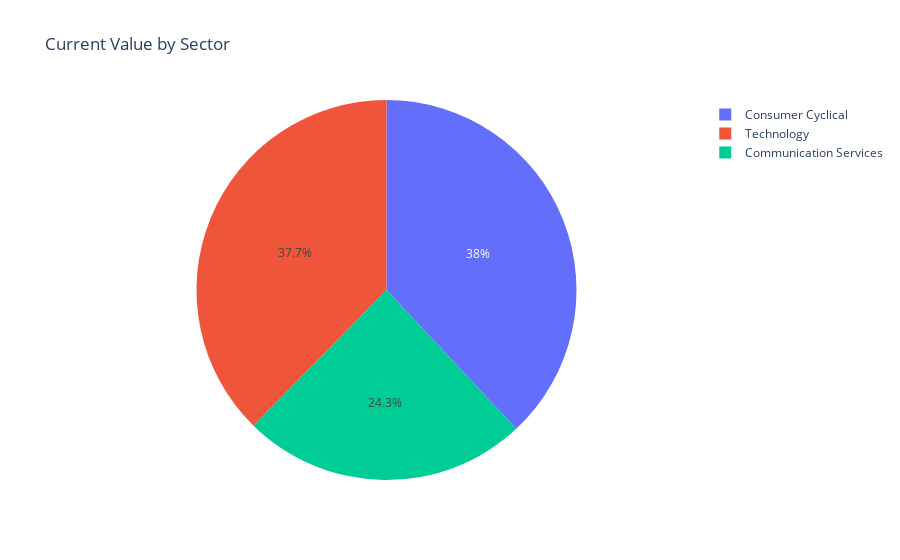

Notebook code cell kept with this figure:
### Code cell
sector_value_pie(sector_holdings)

### Figure 1 — Plotly figure (JSON) as saved in the notebook; plotly's stock layout.template omitted (floating-point values rounded to 4 significant figures)
{"data": [{"domain": {"x": [0, 1], "y": [0, 1]}, "hovertemplate": "Sector=%{label}<br>Daily Balance=%{value}<extra></extra>", "labels": ["Communication Services", "Consumer Cyclical", "Technology"], "legendgroup": "", "name": "", "showlegend": true, "type": "pie", "values": [14580.0, 22830.0, 22604]}], "layout": {"autosize": true, "legend": {"tracegroupgap": 0}, "title": {"text": "Current Value by Sector"}}}
